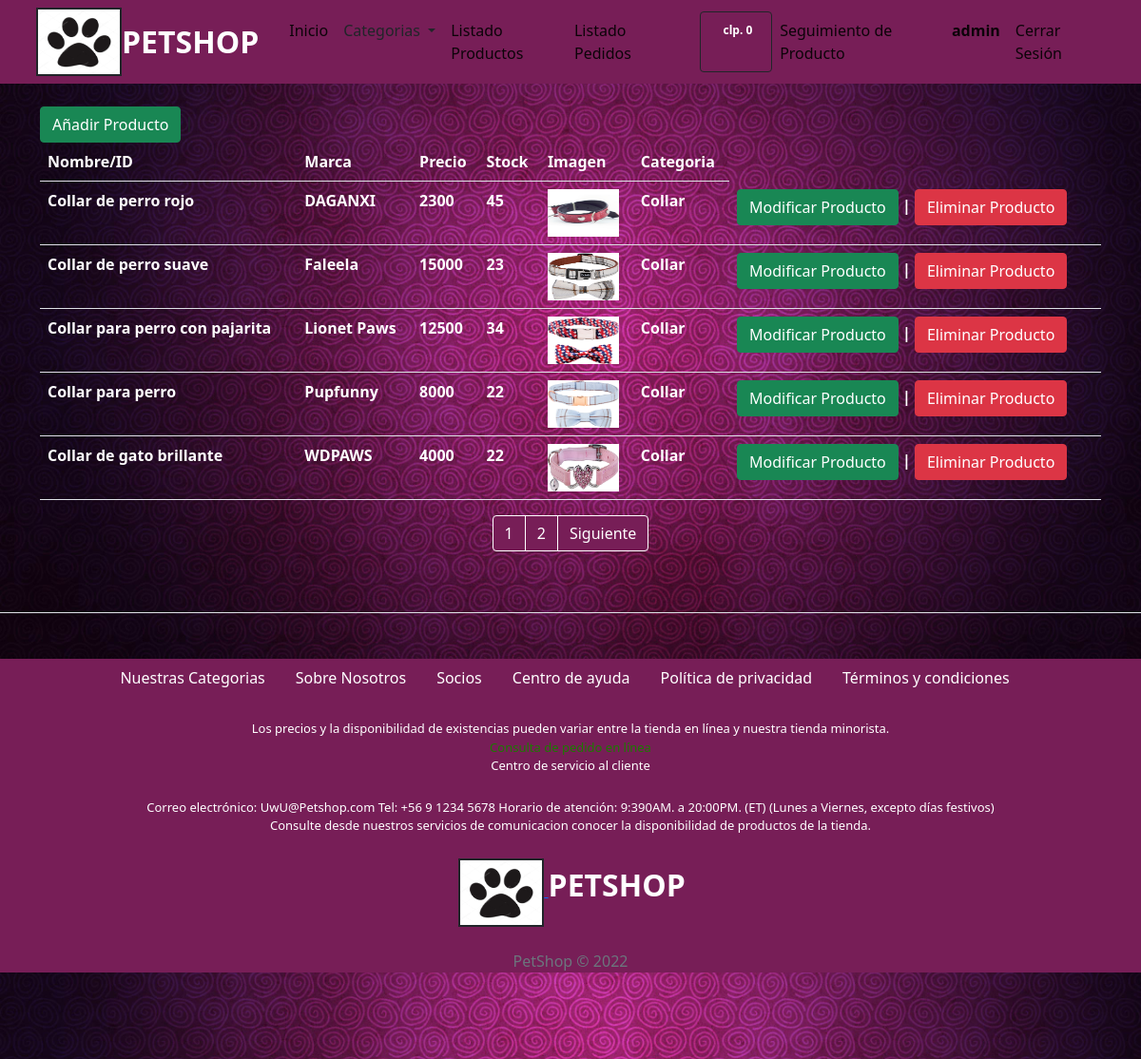
/Listar/ (signed in), run on the app's committed database.
### core/models.py (models this page shows, shortened)
class Producto(models.Model):
    nombre_producto=models.CharField(max_length=50, primary_key=True, verbose_name='Nombre del Producto')
    descripcion_producto=models.TextField(max_length=200, verbose_name='Descripcion del Producto')
    marca_producto=models.CharField(max_length=50, null=True ,verbose_name='Marca del Producto')
    precio_producto= models.IntegerField(verbose_name='Precio del Producto')
    stock_producto= models.IntegerField( verbose_name='Stock del Producto')
    imagen_producto=models.ImageField(upload_to='images/')
    categoria=models.ForeignKey(Categoria, on_delete=models.CASCADE)

class Categoria(models.Model):
    id_categoria=models.IntegerField(primary_key=True, verbose_name='Id de categoria')
    nombre_categoria=models.CharField(max_length=50, verbose_name='Nombre de la Categoria')
    def __str__(self):
        return self.nombre_categoria

### core/views.py (the view)
# urls.py: path('Listar/',listarproductos,name="listarproductos"),
def listarproductos(request):
    productos = Producto.objects.all()
    page=request.GET.get('page',1)
    try:
        paginator = Paginator(productos, 5)
        productos= paginator.page(page)
    except:
        raise Http404
    datosproducto = {
        'entity': productos ,
        'paginator': paginator
    }
    return render(request, 'core/lista_productos.html',datosproducto)

### core/context_processors.py (called while the page is built)
def extras(request):
	lista_categorias = Categoria.objects.all().order_by('nombre_categoria')
	return {'categorias':lista_categorias}

def importe_total_carro(request):
	total=0
	if request.user.is_authenticated:
		if "carro" in request.session:
			for key, value in request.session["carro"].items():
				total= total + int(value["precio"])
	return {"importe_total_carro":total}

### core/templates/core/lista_productos.html (shortened to what this page needs)
{% extends 'core/base.html' %}
  {% block contenido %}
{% load humanize %}
<div class="container">
  <div class="row">
    <div class="col-xl-12 col-md-6 col-2">
      <br>
      <a href="{% url 'core:registroproductos' %}" class="btn btn-success">Añadir Producto</a> |
    </div>
  </div>
  <div class="col-xl-12 col-md-6 col-12">
<table class="table table-striped table-hover table-responsive-sm">
<tr>
  <th style="color: white;">Nombre/ID </th>
  <th style="color: white;">Marca </th>
  <th style="color: white;">Precio </th>
  <th style="color: white;">Stock</th>
  <th style="color: white;">Imagen</th>
  <th style="color: white;">Categoria</th>
</tr>
  {% for ve in entity %}
  <tr>
    <th style="color: white;">{{ve.nombre_producto}}</th>
    <th style="color: white;">{{ve.marca_producto}}</th>
    <th style="color: white;">{{ve.precio_producto}}</th>
    <th style="color: white;">{{ve.stock_producto}}</th>
    <th style="color: white;">{% if ve.imagen_producto %}
             <img src="{{ ve.imagen_producto.url }}" width="75" height="50">
              {% endif %}</th>
     <th style="color: white;">{{ve.categoria}}</th>
  <th style="color: white;">
    <a href="{% url 'core:modificarproductos' ve.nombre_producto %}" class="btn btn-success">Modificar Producto</a> |
     <a href="{% url 'core:eliminarproductos' ve.nombre_producto %}"  class="btn btn-danger ">Eliminar Producto</a>
        </th>
      </tr>
       {% endfor %}
</table>
</div>
 </div>
<div>
  {% include 'core/paginator.html' %}
</div>
{% endblock %}

### core/templates/core/base.html (shortened to what this page needs)
<!DOCTYPE html>
<html lang="en">
<head>
    {% load static %}
    <link rel="stylesheet" href="{% static 'core/css/index.css'%}">
    <link href="https://cdn.jsdelivr.net/npm/bootstrap@5.0.2/dist/css/bootstrap.min.css" rel="stylesheet">
</head>
<body>
<nav class="navbar navbar-expand-lg navbar-light sticky-top">
  <div class="container px-2 px-lg-2">
    <a href="core:home"><img src="{% static 'core/img/1.jpg'%}" class="border border-2 border-dark" alt="" width="90" height="72" > </a>
    <span class=" fw-bold fs-2 logotittle text-decoration-none">PETSHOP</span>
      <div class="collapse navbar-collapse" id="navbarSupportedContent">
          <ul class="navbar-nav me-auto mb-2 mb-lg-0 ms-lg-4">
              <li class="nav-item">
                  <a class="nav-link active" aria-current="page" href="/"></span>
                      Inicio
                  </a>
              </li>
              <div class="dropdown show">
                  <a class="nav-link dropdown-toggle text-dark" href="#" role="button" id="dropdownMenuLink" data-toggle="dropdown" aria-haspopup="true" aria-expanded="false">
                      Categorias
                  </a>
              </div>
              {% if user.is_staff %}
              <li class="nav-item">
                  <a class="nav-link active" aria-current="page" href="{% url 'core:listarproductos' %}">
                          Listado Productos
                      </a>
              </li>
              <li class="nav-item">
                  <a class="nav-link active" aria-current="page" href="/categorias">
                          Listado Pedidos
                      </a>
              </li>
              {% endif %}
          </ul>
          <ul class="navbar-nav d-flex ml-auto mb-2 mb-lg-0 ms-lg-4">
              {% if user.is_authenticated %}
              {% load humanize %}
              <div class="d-flex">
                <a href="{% url 'core:viewcart' %}" class="btn btn-outline-dark">
                    <span class="badge  text-white  rounded-pill">clp. {{ importe_total_carro | intcomma }}</span>
                </a>
            </div>
              <li class="nav-item">
                <a class="nav-link active" aria-current="page" href="#">
                   Seguimiento de Producto
                </a>
            </li>
              <li class="nav-item">
                  <a class="nav-link active" aria-current="page" href="#">
                      <b>{{ user.username }}</b>
                  </a>
              </li>
              <li class="nav-item">
                  <a class="nav-link active" aria-current="page" href="{% url 'logout' %}">
                              Cerrar Sesión
                      </a>
              </li>
              {% endif %}
          </ul>
      </div>
  </div>
</nav>
      {% block contenido %}
      {% endblock %}
   <footer class="py-5 my-5 border-top  previuvfooter">
   <div class="container-fluid footercontainer">
     <div class="row">
      <ul class="nav justify-content-center">
        <li class="nav-item">
          <a class="nav-link navitemfooter" href="#">Nuestras Categorias</a>
        </li>
        <li class="nav-item  ">
          <a class="nav-link navitemfooter" href="#">Sobre Nosotros</a>
        </li>
        <li class="nav-item">
          <a class="nav-link navitemfooter" href="#">Socios</a>
        </li>
        <li class="nav-item">
          <a class="nav-link navitemfooter" href="#">Centro de ayuda</a>
        </li>
        <li class="nav-item">
          <a class="nav-link navitemfooter" href="#"> Política de privacidad</a>
        </li>
        <li class="nav-item">
          <a class="nav-link navitemfooter" href="#">Términos y condiciones</a>
        </li>
      </ul>
     </div>
     <br>
  <div class="row">
    <div class="col text-center consultcolor2">Los precios y la disponibilidad de existencias pueden variar entre la tienda en línea y nuestra tienda minorista.</div>
  </div>
  <div class="row">
    <div class="col text-center consultcolor">Consulta de pedido en línea</div>
  </div>
  <div class="row">
    <div class="col text-center consultcolor2">Centro de servicio al cliente</div>
  </div>
  <br>
  <div class="row">
    <div class="col text-center consultcolor2">Correo electrónico: UwU@Petshop.com Tel: +56 9 1234 5678 Horario de atención: 9:390AM. a  20:00PM.
       (ET) (Lunes a Viernes, excepto días festivos)</div>
  </div>
  <div class="row">
    <div class="col text-center consultcolor2">Consulte desde nuestros servicios de comunicacion conocer la disponibilidad de productos de la tienda.
    </div>
  </div>
  <br>
  <div class="row">
    <div class="logotittlenavbardestacados ">
      <a href="{%url 'core:home' %}"><img src="{% static 'core/img/1.jpg'%}" class="border border-2 border-dark" alt="" width="90" height="72"  style="margin-left: 40%;" > </a>
      <span class=" fw-bold fs-2 logotittle text-decoration-none">PETSHOP</span>
    </div>
  </div>
   <br>
    <p class="text-muted text-center">PetShop © 2022</p>
 </div>
 </footer>
</body>
</html>

### core/static/core/css/index.css (style rules this page uses)
body { background: url('../img/espiro_pink.jpg') repeat; background-size: 100%; }
.navbar { background-color: rgb(119,30,87); }
.logotittle { color: white; }
.logotittlenavbardestacados { margin-top: 25px; padding-left: 10px; margin-right: 200px; }
.footercontainer { background-color: rgb(119,30,87); }
.consultcolor { color: #1c7a00; font-size: 13px; }
.consultcolor2 { color: rgb(255, 255, 255); font-size: 13px; }
.nav-link.navitemfooter { color: rgb(255, 255, 255); }

### data on the page
Producto: nombre_producto "Collar de perro rojo", marca_producto "DAGANXI", precio_producto "2300", stock_producto "45", imagen_producto (picture), categoria "Collar"
Producto: nombre_producto "Collar de perro suave", marca_producto "Faleela", precio_producto "15000", stock_producto "23", imagen_producto (picture), categoria "Collar"
Producto: nombre_producto "Collar para perro con pajarita", marca_producto "Lionet Paws", precio_producto "12500", stock_producto "34", imagen_producto (picture), categoria "Collar"
Producto: nombre_producto "Collar para perro", marca_producto "Pupfunny", precio_producto "8000", stock_producto "22", imagen_producto (picture), categoria "Collar"
Producto: nombre_producto "Collar de gato brillante", marca_producto "WDPAWS", precio_producto "4000", stock_producto "22", imagen_producto (picture), categoria "Collar"

### other printed values
{{ importe_total_carro | intcomma }} "0"
{{ user.username }} "admin"
{{ page }} "1" "2"
